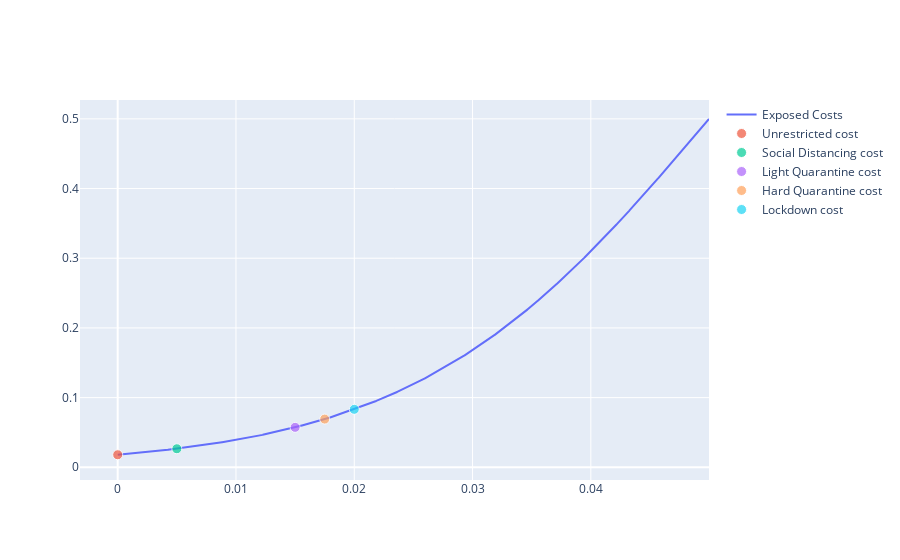

This figure's notebook cell:
### Code cell
def normallize_to_range(x,  x_min, x_max, scale=1,a=-4, b=4):
    x = (x - x_min)/(x_max - x_min)
    x = (x*(b-a)) + a
    return x

def exposed_cost(h, limit = 0.1, scale=1):
    y = expit(normallize_to_range(h, 0, limit, scale))
    return y*scale
 

fig = go.Figure()

costs = {}

x = np.arange(0, 0.05, 0.00001)
y = list(map(exposed_cost, x))
fig.add_scatter(x=x, y=y,name='Exposed Costs')

for values in [(0, 'Unrestricted'), (0.005, 'Social Distancing'),
               (0.015, 'Light Quarantine'), (0.0175, 'Hard Quarantine'),
               (0.02, 'Lockdown')]:
    
    x, name = values[0], values[1]
    y = exposed_cost(x)
    costs[name] = round(y, 5)
    fig.add_scatter(x=[x], y=[y], name=name+' cost', mode = 'markers', marker=dict(size=[10]))

fig.show()

### Figure 1 — Plotly figure (JSON) as saved in the notebook; plotly's stock layout.template omitted (floating-point values rounded to 4 significant figures; data arrays with more than 128 entries replaced by an {"elided": "..."} marker saying what was removed)
{"data": [{"name": "Exposed Costs", "type": "scatter", "x": {"elided": "5000 float values"}, "y": {"elided": "5000 float values"}}, {"marker": {"size": [10]}, "mode": "markers", "name": "Unrestricted cost", "type": "scatter", "x": [0], "y": [0.01799]}, {"marker": {"size": [10]}, "mode": "markers", "name": "Social Distancing cost", "type": "scatter", "x": [0.005], "y": [0.0266]}, {"marker": {"size": [10]}, "mode": "markers", "name": "Light Quarantine cost", "type": "scatter", "x": [0.015], "y": [0.05732]}, {"marker": {"size": [10]}, "mode": "markers", "name": "Hard Quarantine cost", "type": "scatter", "x": [0.0175], "y": [0.06914]}, {"marker": {"size": [10]}, "mode": "markers", "name": "Lockdown cost", "type": "scatter", "x": [0.02], "y": [0.08317]}], "layout": {}}
